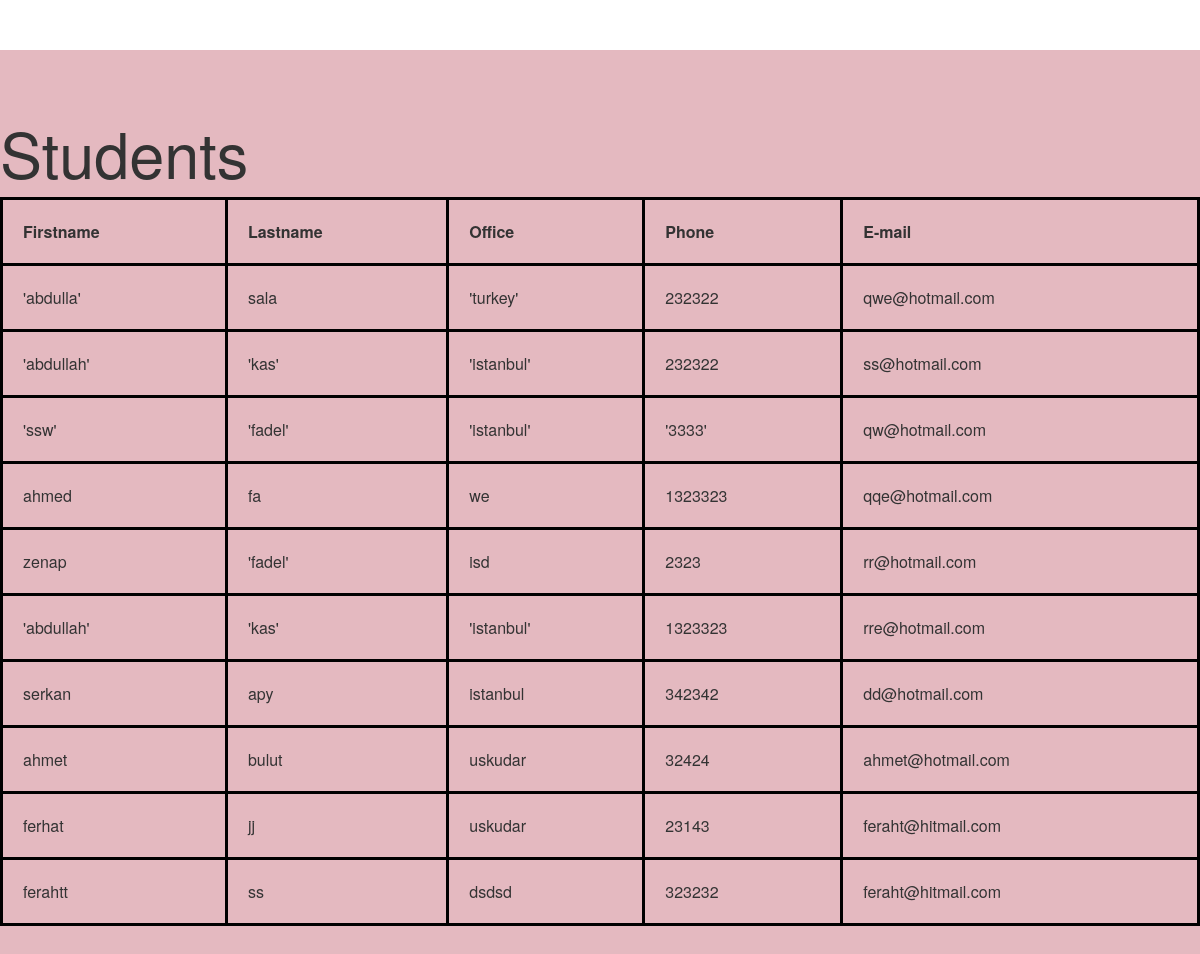
Screenshot of /all-teachers/ with the database file from the repository.
### assginment4/models.py (models this page shows, shortened)
class teacher(models.Model):
    first_name=models.CharField(max_length=40)
    last_name=models.CharField(max_length=30)
    office_details=models.CharField(max_length=70)
    phone=models.CharField(max_length=20)
    email=models.EmailField()

### assginment4/views.py (the view)
# urls.py: url(r'^all-teachers/$',views.all_teachers),
def all_teachers(request):
    return render_to_response('allteachers.html',{'teacher_list': teacher.objects.all()})

### static/templates/allteachers.html (shortened to what this page needs)
{% load staticfiles %}
<html>
<head>
	<link href={% static "css/bootstrap.min.css" %} rel="stylesheet">
	<link href={% static "css/jumbotron.css" %} rel="stylesheet">
</head>
<body>
	 <div class="jumbotron" style="background-color:#e4b9c0;">
<h1>Students</h1>
 </body>
 </html>
 <table style="width:100%" >
   <tr>
    <th>Firstname</th>
    <th>Lastname</th>
    <th>Office</th>
    <th>Phone</th>
    <th>E-mail</th>
  </tr>
 {% for teacher in teacher_list %}
  <tr>
    <td>{{ teacher.first_name }}</td>
    <td>{{ teacher.last_name }}</td>
    <td>{{ teacher.office_details }}</td>
    <td>{{ teacher.phone }}</td>
    <td>{{ teacher.email }}</td>
  </tr>
{% endfor %}
</table>

### static/ccs/jumbotron.css (style rules this page uses)
body { padding-top: 50px; padding-bottom: 20px; }

### static/templates/allteachers.html (style rules this page uses)
table, th, td { border: 3px solid black; border-collapse: collapse; }
th, td { padding: 20px; }

### rows the page displays
teacher: first_name "'abdulla'", last_name "sala", office_details "'turkey'", phone "232322", email "qwe@hotmail.com"
teacher: first_name "'abdullah'", last_name "'kas'", office_details "'istanbul'", phone "232322", email "ss@hotmail.com"
teacher: first_name "'ssw'", last_name "'fadel'", office_details "'istanbul'", phone "'3333'", email "qw@hotmail.com"
teacher: first_name "ahmed", last_name "fa", office_details "we", phone "1323323", email "qqe@hotmail.com"
teacher: first_name "zenap", last_name "'fadel'", office_details "isd", phone "2323", email "rr@hotmail.com"
teacher: first_name "'abdullah'", last_name "'kas'", office_details "'istanbul'", phone "1323323", email "rre@hotmail.com"
teacher: first_name "serkan", last_name "apy", office_details "istanbul", phone "342342", email "dd@hotmail.com"
teacher: first_name "ahmet", last_name "bulut", office_details "uskudar", phone "32424", email "ahmet@hotmail.com"
teacher: first_name "ferhat", last_name "jj", office_details "uskudar", phone "23143", email "feraht@hitmail.com"
teacher: first_name "ferahtt", last_name "ss", office_details "dsdsd", phone "323232", email "feraht@hitmail.com"
